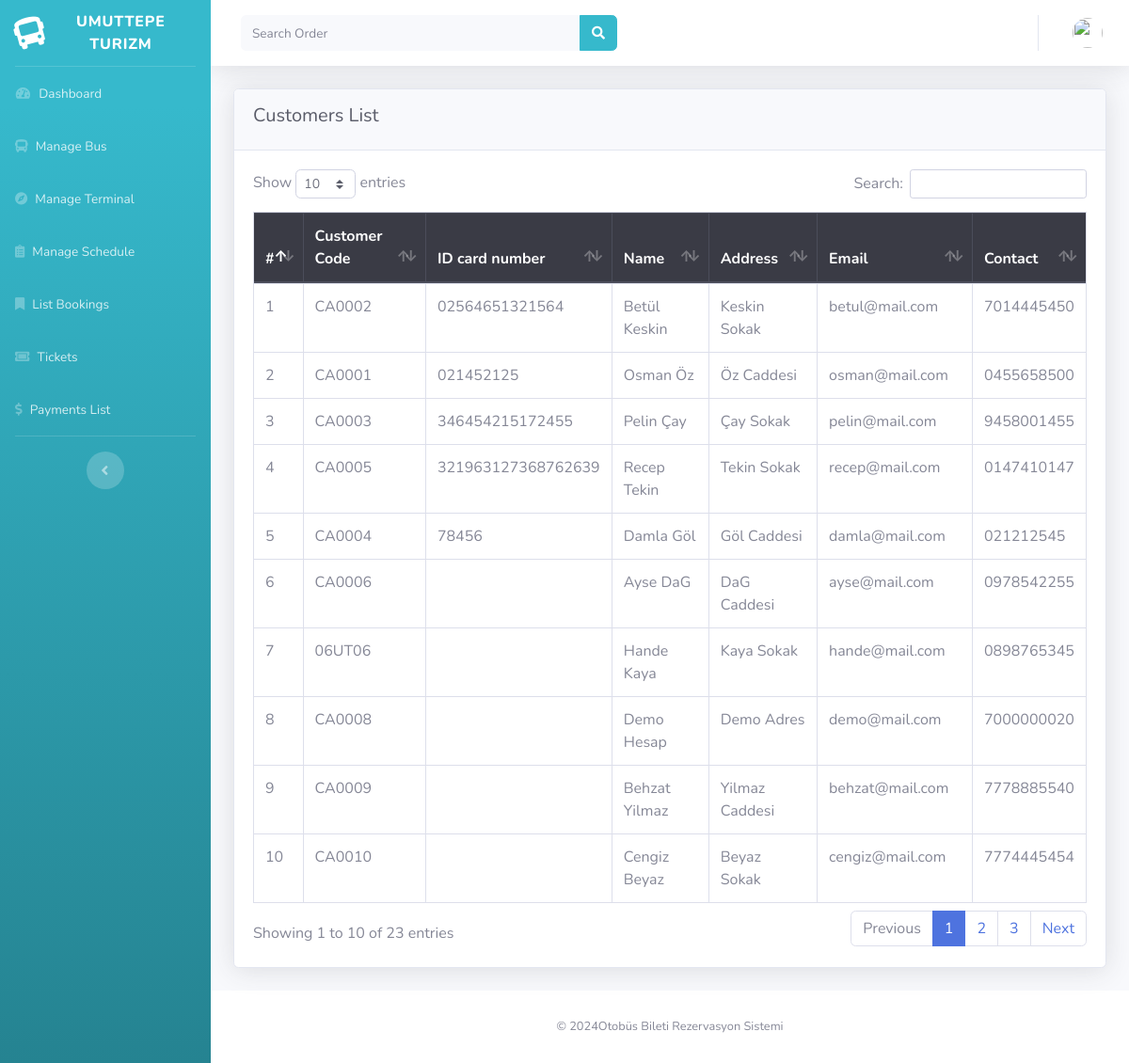
The page /index.php/backend/pelanggan on the database its author committed.
### tables this page shows
CREATE TABLE `tbl_musteri` (
  `musteriKodu` varchar(50) NOT NULL,
  `musteriKullaniciAdi` varchar(50) NOT NULL,
  `musteriSifre` varchar(200) NOT NULL,
  `musteriNo` varchar(50) NOT NULL,
  `musteriAdi` varchar(100) NOT NULL,
  `musteriAdres` varchar(200) NOT NULL,
  `musteriEmail` varchar(100) NOT NULL,
  `musteriTelefon` varchar(20) NOT NULL,
  `musteriFoto` varchar(200) NOT NULL,
  `musteriDurum` int(1) DEFAULT NULL,
  `musteriOlusturmaTarihi` varchar(50) DEFAULT NULL
);

### application/controllers/backend/Pelanggan.php (called while the page is built, shortened)
<?php
class Pelanggan extends CI_Controller {
	function __construct(){
		$this->load->helper('tglindo_helper');
		$this->load->model('getkod_model');
	}
	public function index(){
		$data['title'] = "Customers List";
		$data['pelanggan'] = $this->db->query("SELECT * FROM tbl_musteri")->result_array();
		$this->load->view('backend/pelanggan', $data);
	}
}

### index.php (called while the page is built, shortened)
<?php
require_once BASEPATH.'core/CodeIgniter.php';

### application/views/backend/pelanggan.php (the view, shortened to what this page needs)
<!DOCTYPE html>
<html lang="en">
  <head>
  </head>
  <body id="page-top">
    <div class="container-fluid">
      <div class="card shadow mb-4">
        <div class="card-header py-3">
        <h1 class="h5 text-gray-800">Customers List</h1>
        </div>
        <div class="card-body">
          <div class="table-responsive">
            <table class="table table-bordered table-hover" id="dataTable" width="100%" cellspacing="0">
            <thead class="thead-dark">
                <tr>
                  <th>#</th>
                  <th>Customer Code</th>
                  <th>ID card number</th>
                  <th>Name</th>
                  <th>Address </th>
                  <th>Email</th>
                  <th>Contact</th>
                </tr>
              </thead>
              <tbody>
                <?php $i=1;foreach ($pelanggan as $row) { ?>
                  <tr>
                    <td><?= $i++; ?></td>
                    <td><?= $row['musteriKodu']; ?></td>
                    <td><?= $row['musteriNo']; ?></td>
                    <td><?= $row['musteriAdi']; ?></td>
                    <td><?= $row['musteriAdres']; ?></td>
                    <td><?= $row['musteriEmail']; ?></td>
                    <td><?= $row['musteriTelefon']; ?></td>
                  </tr>
                <?php } ?>
            </tbody>
          </table>
        </div>
      </div>
    </div>
  </div>
</div>
</body>
</html>

### rows shown on the page
tbl_musteri: musteriKodu "CA0002", musteriNo "02564651321564", musteriAdi "Betül Keskin", musteriAdres "Keskin Sokak", musteriEmail "betul@mail.com", musteriTelefon "7014445450"
tbl_musteri: musteriKodu "CA0001", musteriNo "021452125", musteriAdi "Osman Öz", musteriAdres "Öz Caddesi", musteriEmail "osman@mail.com", musteriTelefon "0455658500"
tbl_musteri: musteriKodu "CA0003", musteriNo "346454215172455", musteriAdi "Pelin Çay", musteriAdres "Çay Sokak", musteriEmail "pelin@mail.com", musteriTelefon "9458001455"
tbl_musteri: musteriKodu "CA0005", musteriNo "321963127368762639", musteriAdi "Recep Tekin", musteriAdres "Tekin Sokak", musteriEmail "recep@mail.com", musteriTelefon "0147410147"
tbl_musteri: musteriKodu "CA0004", musteriNo "78456", musteriAdi "Damla Göl", musteriAdres "Göl Caddesi", musteriEmail "damla@mail.com", musteriTelefon "021212545"
tbl_musteri: musteriKodu "CA0006", musteriAdi "Ayse DaG", musteriAdres "DaG Caddesi", musteriEmail "ayse@mail.com", musteriTelefon "0978542255"
tbl_musteri: musteriKodu "06UT06", musteriAdi "Hande Kaya", musteriAdres "Kaya Sokak", musteriEmail "hande@mail.com", musteriTelefon "0898765345"
tbl_musteri: musteriKodu "CA0008", musteriAdi "Demo Hesap", musteriAdres "Demo Adres", musteriEmail "demo@mail.com", musteriTelefon "7000000020"
tbl_musteri: musteriKodu "CA0009", musteriAdi "Behzat Yilmaz", musteriAdres "Yilmaz Caddesi", musteriEmail "behzat@mail.com", musteriTelefon "7778885540"
tbl_musteri: musteriKodu "CA0010", musteriAdi "Cengiz Beyaz", musteriAdres "Beyaz Sokak", musteriEmail "cengiz@mail.com", musteriTelefon "7774445454"
